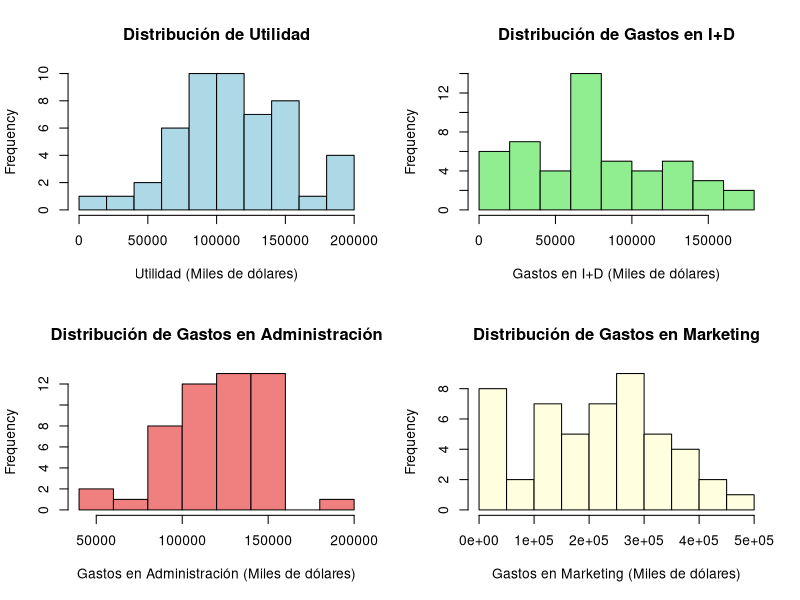
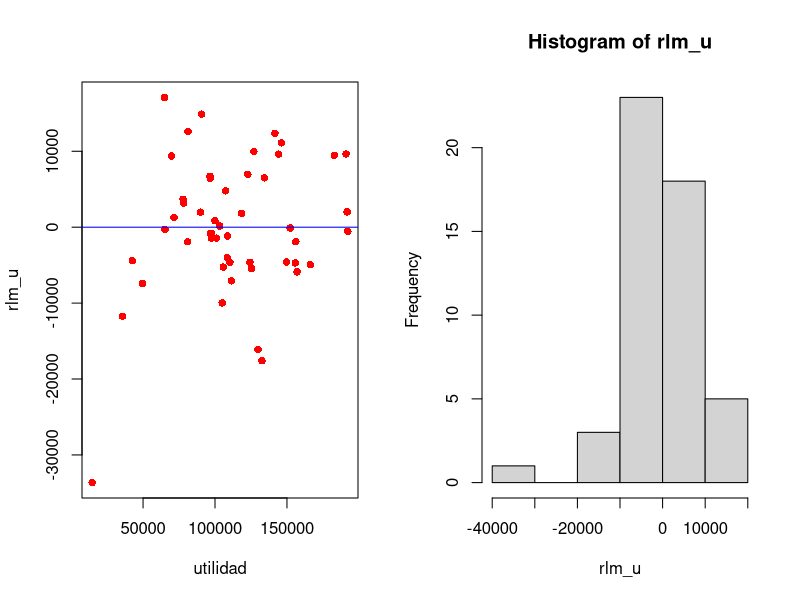
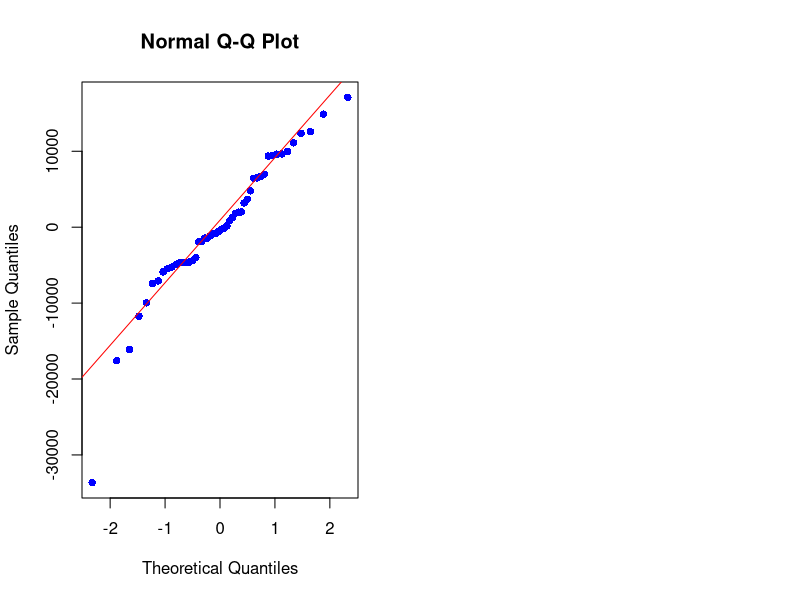
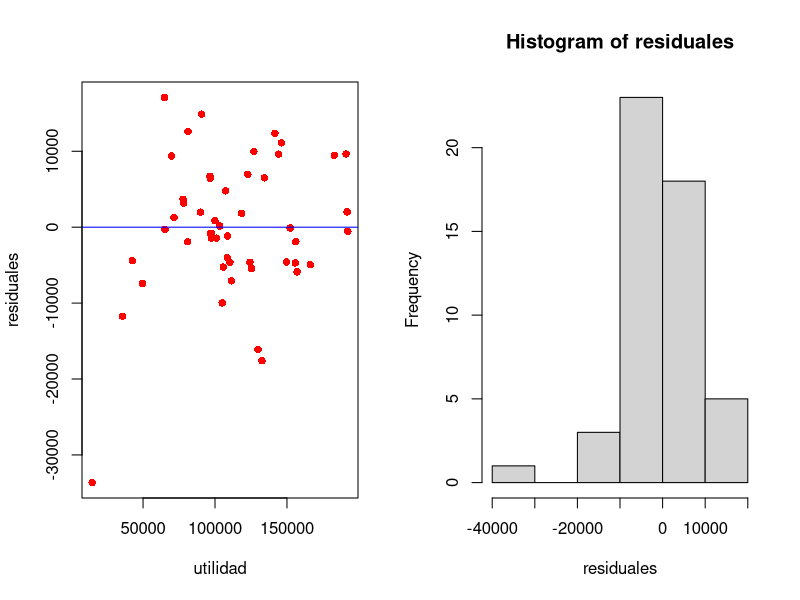

Generate these figures, in order, with R:
## ---- chunk 1
knitr::opts_chunk$set(echo = TRUE)
library(lmtest)
## ---- chunk 2
# Carga de datos
dataset <- read.csv("Empresas.csv")
head(dataset)
## ---- chunk 3
utilidad <- dataset$Utilidades

inves <- dataset$Investigacion_y_Desarrollo
admin <- dataset$Administracion
marketing <- dataset$Marketing
## ---- chunk 4
summary(dataset)
## ---- chunk 5
par(mfrow=c(2,2))
hist(utilidad, main="Distribución de Utilidad", xlab="Utilidad (Miles de dólares)", col="lightblue")
hist(inves, main="Distribución de Gastos en I+D", xlab="Gastos en I+D (Miles de dólares)", col="lightgreen")
hist(admin, main="Distribución de Gastos en Administración", xlab="Gastos en Administración (Miles de dólares)", col="lightcoral")
hist(marketing, main="Distribución de Gastos en Marketing", xlab="Gastos en Marketing (Miles de dólares)", col="lightyellow")
## ---- chunk 6
### Modelo inicial con las tres variables
modeloprueba <- lm(utilidad ~ inves + admin + marketing, data = dataset)
summary(modeloprueba)

### Modelo final con dos variables
modelo <- lm(utilidad ~ inves + marketing, data = dataset)
summary(modelo)
## ---- chunk 7
rlm_u <- residuals(modelo)
par(mfrow=c(1,2))
plot(utilidad,rlm_u, pch=16, col="red")
abline(h=0, col="blue")
hist(rlm_u)
## ---- chunk 8
bptest(modelo)
## ---- chunk 9
shapiro.test(rlm_u)
## ---- chunk 10
qqnorm(rlm_u, pch = 16, col = "blue")
qqline(rlm_u, col = "red")
## ---- chunk 11
residuales <- residuals(modelo)

par(mfrow=c(1,2))

plot(utilidad,residuales, pch=16, col="red")
abline(h=0, col="blue")
hist(residuales)
